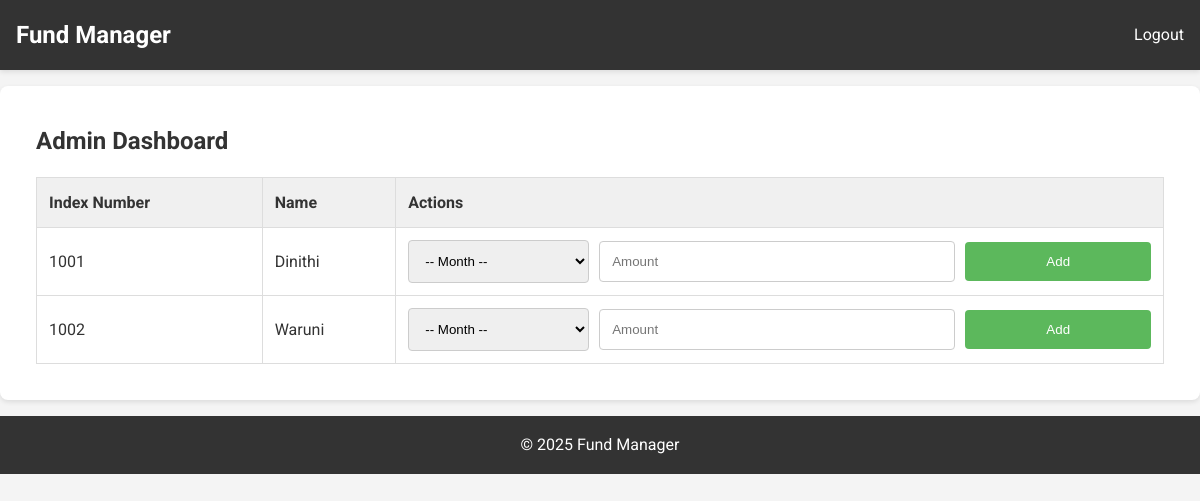
Screenshot of /admin/dashboard (signed in) with the database file from the repository.
### tables this page shows
CREATE TABLE Students (
    student_id INTEGER PRIMARY KEY AUTOINCREMENT,
    index_number TEXT UNIQUE NOT NULL,
    name TEXT NOT NULL,
    password TEXT NOT NULL
);

### app.py (the view)
@app.route('/admin/dashboard')
def admin_dashboard():
    if not session.get('admin_logged_in'):
        return redirect(url_for('admin_login'))
    students = database.get_all_students()
    return render_template('admin.html', students=students)

### database.py (called while the page is built)
def get_db():
    db = sqlite3.connect(DATABASE)
    db.row_factory = sqlite3.Row  # Access columns by name
    return db

def get_all_students():
    db = get_db()
    cur = db.execute('SELECT * FROM Students')
    students = cur.fetchall()
    db.close()
    return students

### templates/admin.html (shortened to what this page needs)
{% extends "base.html" %}
{% block navbar %}
      <a href="{{ url_for('logout') }}" class="nav-link">Logout</a>
{% endblock %}
{% block content %}
    <h2>Admin Dashboard</h2>
    <div class="table-container">
    <table>
        <thead>
            <tr>
                <th>Index Number</th>
                <th>Name</th>
                <th>Actions</th>
            </tr>
        </thead>
        <tbody>
            {% for student in students %}
            <tr>
                <td>{{ student.index_number }}</td>
                <td>{{ student.name }}</td>
                <td>
                    <div class="payment-input">
                        <select id="month-{{ student.student_id }}">
                            <option value="" selected>-- Month --</option>
                        </select>
                        <input type="number" id="amount-{{ student.student_id }}" placeholder="Amount">
                        <button class="btn btn-add" onclick="addPayment({{ student.student_id }})">Add</button>
                    </div>
                </td>
            </tr>
            {% endfor %}
        </tbody>
    </table>
   </div>
{% endblock %}

### static/style.css (style rules this page uses)
* { box-sizing: border-box; margin: 0; padding: 0; }
body { font-family: 'Roboto', sans-serif; line-height: 1.6; background-color: #f4f4f4; color: #333; margin: 0; }
.nav-link { color: #fff; text-decoration: none; margin-left: 1rem; transition: color 0.3s ease; }
table { border-collapse: collapse; width: 100%; margin-top: 1rem; }
th, td { border: 1px solid #ddd; padding: 0.75rem; text-align: left; }
th { background-color: #f0f0f0; }
.form-group input[type="text"], .form-group input[type="password"], .payment-input input[type="number"], .payment-input select { width: 100%; padding: 0.75rem; border: 1px solid #ccc; border-radius: 4px; }
.payment-input input[type="number"] { width: 60%; }
.payment-input select { width: 30%; }
.payment-input { display: flex; flex-direction: row; gap:10px; align-items: center; }
.btn { display: inline-block; padding: 0.75rem 1.5rem; border: none; border-radius: 4px; cursor: pointer; font-weight: 500; transition: background-color 0.3s ease; text-align: center; }
.btn-add { background-color: #5cb85c; color: #fff; width:30%; }
.table-container { overflow-x: auto; }

### rows the page displays
Students: index_number "1001", name "Dinithi"
Students: index_number "1002", name "Waruni"
